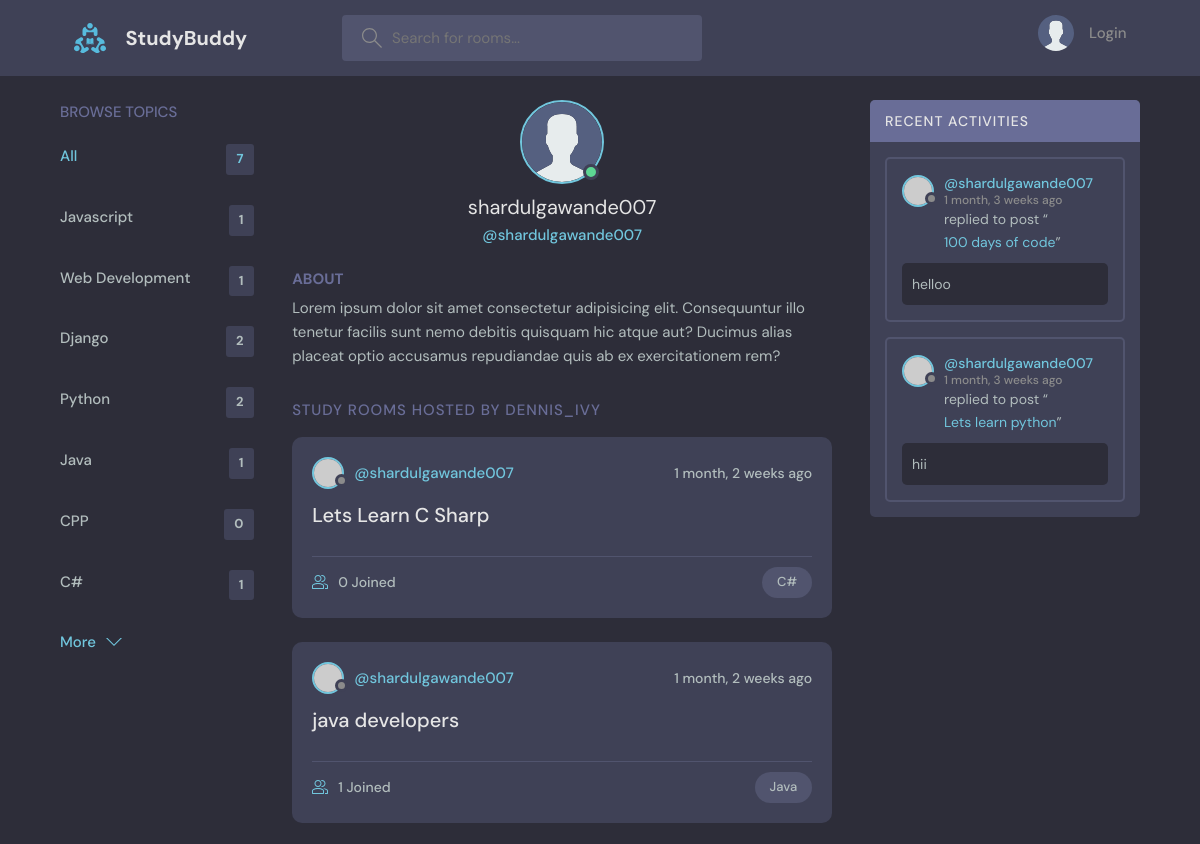
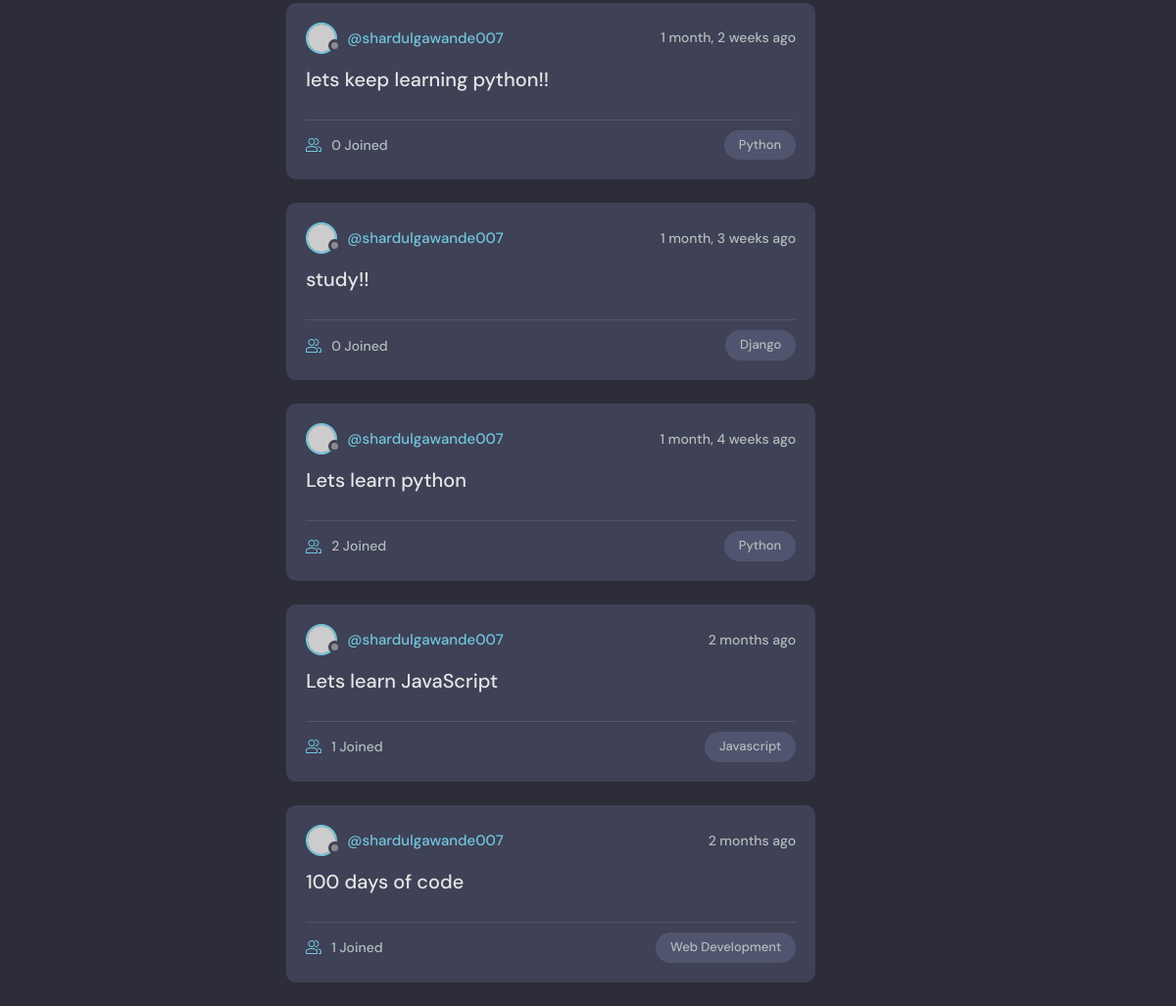
Page /profile/1/ on the committed database (2 pictures, top to bottom).
### base/models.py (models this page shows, shortened)
class Topic(models.Model):
    name = models.CharField(max_length=200)

class Room(models.Model):
    host = models.ForeignKey(User, on_delete= models.SET_NULL, null = True)
    topic = models.ForeignKey(Topic, on_delete= models.SET_NULL, null = True)
    name = models.CharField(max_length=200)
    description = models.TextField(null= True, blank=True)
    participants = models.ManyToManyField(User, related_name='participants',blank=True )
    updated = models.DateTimeField(auto_now=True)
    created = models.DateTimeField(auto_now_add=True)
    class Meta:
        ordering = ['-updated', '-created']

class Message(models.Model):
    user = models.ForeignKey(User, on_delete=models.CASCADE)
    room = models.ForeignKey(Room, on_delete= models.CASCADE)
    body = models.TextField()
    updated = models.DateTimeField(auto_now=True)
    created = models.DateTimeField(auto_now_add=True)
    class Meta:
        ordering = ['-updated', '-created']

### base/views.py (the view)
# urls.py: path('profile/<str:pk>/', views.userProfile, name = "user-profile"),
def userProfile(request, pk):
    user = User.objects.get(id = pk)
    rooms = user.room_set.all()
    room_messages = user.message_set.all()
    topics = Topic.objects.all()
    context = {'user' : user, 'rooms' : rooms, 'room_messages' : room_messages, 'topics' : topics}
    return render(request, 'base/profile.html', context)

### base/templates/base/profile.html (shortened to what this page needs)
{% extends 'main.html' %}
  {% block content %}
  <main class="profile-page layout layout--3">
    <div class="container">
      {% include 'base/topics_component.html' %}
      <div class="roomList">
        <div class="profile">
          <div class="profile__avatar">
            <div class="avatar avatar--large active">
              <img src="images/avatar.svg" />
            </div>
          </div>
          <div class="profile__info">
            <h3>{{user.username}}</h3>
            <p>@{{user.username}}</p>
          </div>
          <div class="profile__about">
            <h3>About</h3>
            <p>
              Lorem ipsum dolor sit amet consectetur adipisicing elit. Consequuntur illo tenetur
              facilis sunt nemo debitis quisquam hic atque aut? Ducimus alias placeat optio
              accusamus repudiandae quis ab ex exercitationem rem?
            </p>
          </div>
        </div>
        <div class="roomList__header">
          <div>
            <h2>Study Rooms Hosted by dennis_ivy</a>
            </h2>
          </div>
        </div>
      {% include 'base/feed_component.html' %}
      </div>
      {% include 'base/activity_component.html' %}
    </div>
  </main>
{% endblock content %}

### templates/main.html (shortened to what this page needs)
<!DOCTYPE html>
{% load static %}
<html lang="en">
  <head>
    <link rel="stylesheet" href="{% static 'styles/style.css' %}" />
  </head>
  <body>
    {% include 'navbar.html' %}
    {% block content%}
    {% endblock content%}
  </body>
</html>

### templates/navbar.html (shortened to what this page needs)
{% load static %}
<header class="header header--loggedIn">
    <div class="container">
      <a href="{% url 'home' %}" class="header__logo">
        <img src="{% static 'images/logo.svg' %}" />
        <h1>StudyBuddy</h1>
      </a>
      <form class="header__search" method = "GET" action="{% url 'home' %}">
        <label>
          <input name = "q" placeholder="Search for rooms..." />
        </label>
      </form>
      <nav class="header__menu">
        {% if request.user.is_authenticated %}
        <div class="header__user">
          <a href="{% url 'update-user' %}">
            <div class="avatar avatar--medium active">
              <img src="images/avatar.svg" />
            </div>
            <p>{{request.user.username}} <span>@{{request.user.username}}</span></p>
          </a>
          <button class="dropdown-button">
            <svg version="1.1" xmlns="http://www.w3.org/2000/svg" width="32" height="32" viewBox="0 0 32 32">
              <title>chevron-down</title>
              <path d="M16 21l-13-13h-3l16 16 16-16h-3l-13 13z"></path>
            </svg>
          </button>
        </div>
        {% else %}
       <a href="{% url 'login' %}">
          <img src="{% static 'images/avatar.svg' %}" />
          <p>Login</p>
        </a>
        {% endif %}
      </nav>
    </div>
  </header>

### base/templates/base/topics_component.html
<div class="topics">
    <div class="topics__header">
      <h2>Browse Topics</h2>
    </div>
    <ul class="topics__list">
      <li>
        <a href="{% url 'home' %}" class="active">All <span>{{topics.count}}</span></a>
      </li>
    {% for topic in topics %}
      <li>
        <a href="{% url 'home' %}?q={{topic.name}}">{{topic.name}} <span>{{topic.room_set.all.count}}</span></a>
      </li>
      {% endfor %}
    </ul>
    <a class="btn btn--link" href="{% url 'topics' %}">
      More
      <svg version="1.1" xmlns="http://www.w3.org/2000/svg" width="32" height="32" viewBox="0 0 32 32">
        <title>chevron-down</title>
        <path d="M16 21l-13-13h-3l16 16 16-16h-3l-13 13z"></path>
      </svg>
    </a>
</div>

### base/templates/base/feed_component.html (shortened to what this page needs)
{% for room in rooms%}
<div class="roomListRoom">
    <div class="roomListRoom__header">
      <a href="{% url 'user-profile' room.host.id %}" class="roomListRoom__author">
        <div class="avatar avatar--small">
          <img src="https://randomuser.me/api/portraits/women/11.jpg" />
        </div>
        <span>@{{room.host.username}}</span>
      </a>
      <div class="roomListRoom__actions">
        <span>{{room.created|timesince}} ago</span>
      </div>
    </div>
    <div class="roomListRoom__content">
      <a href="{% url 'room' room.id %}">{{room.name}}</a>
    </div>
    <div class="roomListRoom__meta">
      <a href="{% url 'room' room.id %}" class="roomListRoom__joined">
        {{room.participants.all.count}} Joined
      </a>
      <p class="roomListRoom__topic">{{room.topic.name}}</p>
    </div>
</div>
{% endfor%}

### base/templates/base/activity_component.html (shortened to what this page needs)
<div class="activities">
    <div class="activities__header">
      <h2>Recent Activities</h2>
    </div>
    {% for message in room_messages %}
    <div class="activities__box">
      <div class="activities__boxHeader roomListRoom__header">
        <a href="{% url 'user-profile' message.user.id %}" class="roomListRoom__author">
          <div class="avatar avatar--small">
            <img src="https://randomuser.me/api/portraits/women/11.jpg" />
          </div>
          <p>
            @{{message.user}}
            <span>{{message.created|timesince }} ago</span>
          </p>
        </a>
      </div>
      <div class="activities__boxContent">
        <p>replied to post “<a href="{% url 'room' message.room.id %}">{{message.room.name}}</a>”</p>
        <div class="activities__boxRoomContent">
          {{message.body}}
        </div>
      </div>
    </div>
    {% endfor %}
</div>

### rows in the picture
Topic: name "Javascript", room_set.all.count "1"
Topic: name "Web Development", room_set.all.count "1"
Topic: name "Django", room_set.all.count "2"
Topic: name "Python", room_set.all.count "2"
Topic: name "Java", room_set.all.count "1"
Topic: name "CPP", room_set.all.count "0"
Topic: name "C#", room_set.all.count "1"
Room: host.username "shardulgawande007", created "1 month, 2 weeks", name "Lets Learn C Sharp", participants.all.count "0", topic.name "C#"
Room: host.username "shardulgawande007", created "1 month, 2 weeks", name "java developers", participants.all.count "1", topic.name "Java"
Room: host.username "shardulgawande007", created "1 month, 2 weeks", name "lets keep learning python!!", participants.all.count "0", topic.name "Python"
Room: host.username "shardulgawande007", created "1 month, 3 weeks", name "study!!", participants.all.count "0", topic.name "Django"
Room: host.username "shardulgawande007", created "1 month, 4 weeks", name "Lets learn python", participants.all.count "2", topic.name "Python"
Room: host.username "shardulgawande007", created "2 months", name "Lets learn JavaScript", participants.all.count "1", topic.name "Javascript"
Room: host.username "shardulgawande007", created "2 months", name "100 days of code", participants.all.count "1", topic.name "Web Development"
Message: user "shardulgawande007", created "1 month, 3 weeks", room.name "100 days of code", body "helloo"
Message: user "shardulgawande007", created "1 month, 3 weeks", room.name "Lets learn python", body "hii"

### other values in the picture
{{ topics.count }} "7"
{{ user.username }} "shardulgawande007"
